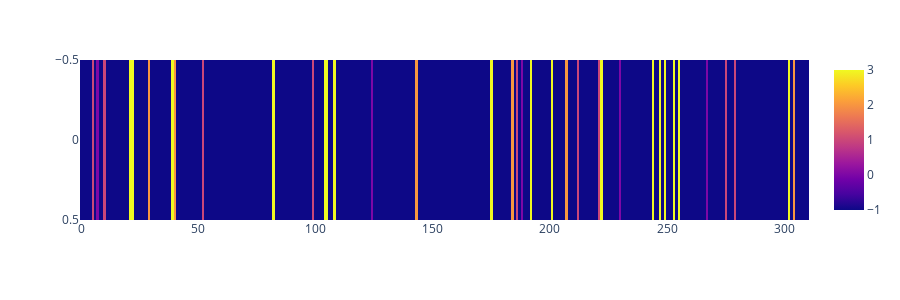
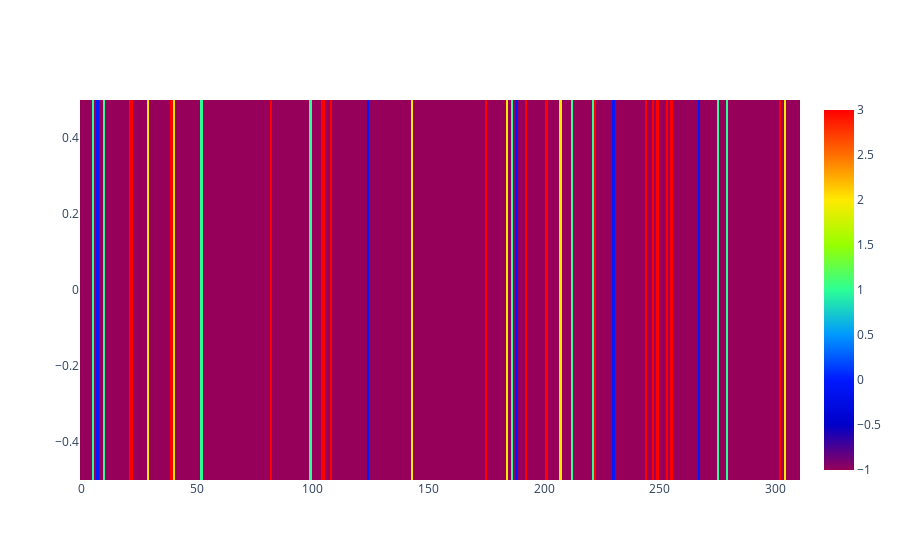

The cell these charts' notebook holds for them, in order:
### Code cell
def visualize_plotly(record, selected_aa):
    selected_codons = translation_table[selected_aa]
    codons = [record[i:i + 3] for i in range(0, len(record), 3)]

    data = {"codon": codons,
            "translation": [str(Seq(c).translate()) for c in codons],
            "codon_id": [selected_codons.index(c) if c in selected_codons else -1 for c in codons],
            "all_codon_id": [codon_list.index(c) for c in codons]
            }

    df = pd.DataFrame(data)
    
    fig = px.imshow([df["codon_id"]], aspect="auto", height=300)
    fig.show()

    fig = go.Figure(go.Heatmap(
        z=[df["codon_id"]],
        colorscale="rainbow"),
    )
    fig.show()


visualize_plotly(records[2], selected_aa="A")

### Figure 1 — Plotly figure (JSON) as saved in the notebook; plotly's stock layout.template omitted (floating-point values rounded to 4 significant figures; data arrays with more than 128 entries replaced by an {"elided": "..."} marker saying what was removed)
{"data": [{"coloraxis": "coloraxis", "name": "0", "z": {"elided": "1x311 int values"}, "type": "heatmap", "xaxis": "x", "yaxis": "y", "hovertemplate": "x: %{x}<br>y: %{y}<br>color: %{z}<extra></extra>"}], "layout": {"xaxis": {"anchor": "y", "domain": [0.0, 1.0]}, "yaxis": {"anchor": "x", "domain": [0.0, 1.0], "autorange": "reversed"}, "coloraxis": {"colorscale": [[0.0, "#0d0887"], [0.1111, "#46039f"], [0.2222, "#7201a8"], [0.3333, "#9c179e"], [0.4444, "#bd3786"], [0.5556, "#d8576b"], [0.6667, "#ed7953"], [0.7778, "#fb9f3a"], [0.8889, "#fdca26"], [1.0, "#f0f921"]]}, "margin": {"t": 60}, "height": 300}}

### Figure 2 — Plotly figure (JSON) as saved in the notebook; plotly's stock layout.template omitted (floating-point values rounded to 4 significant figures; data arrays with more than 128 entries replaced by an {"elided": "..."} marker saying what was removed)
{"data": [{"colorscale": [[0.0, "rgb(150,0,90)"], [0.125, "rgb(0,0,200)"], [0.25, "rgb(0,25,255)"], [0.375, "rgb(0,152,255)"], [0.5, "rgb(44,255,150)"], [0.625, "rgb(151,255,0)"], [0.75, "rgb(255,234,0)"], [0.875, "rgb(255,111,0)"], [1.0, "rgb(255,0,0)"]], "z": {"elided": "1x311 int values"}, "type": "heatmap"}], "layout": {}}
